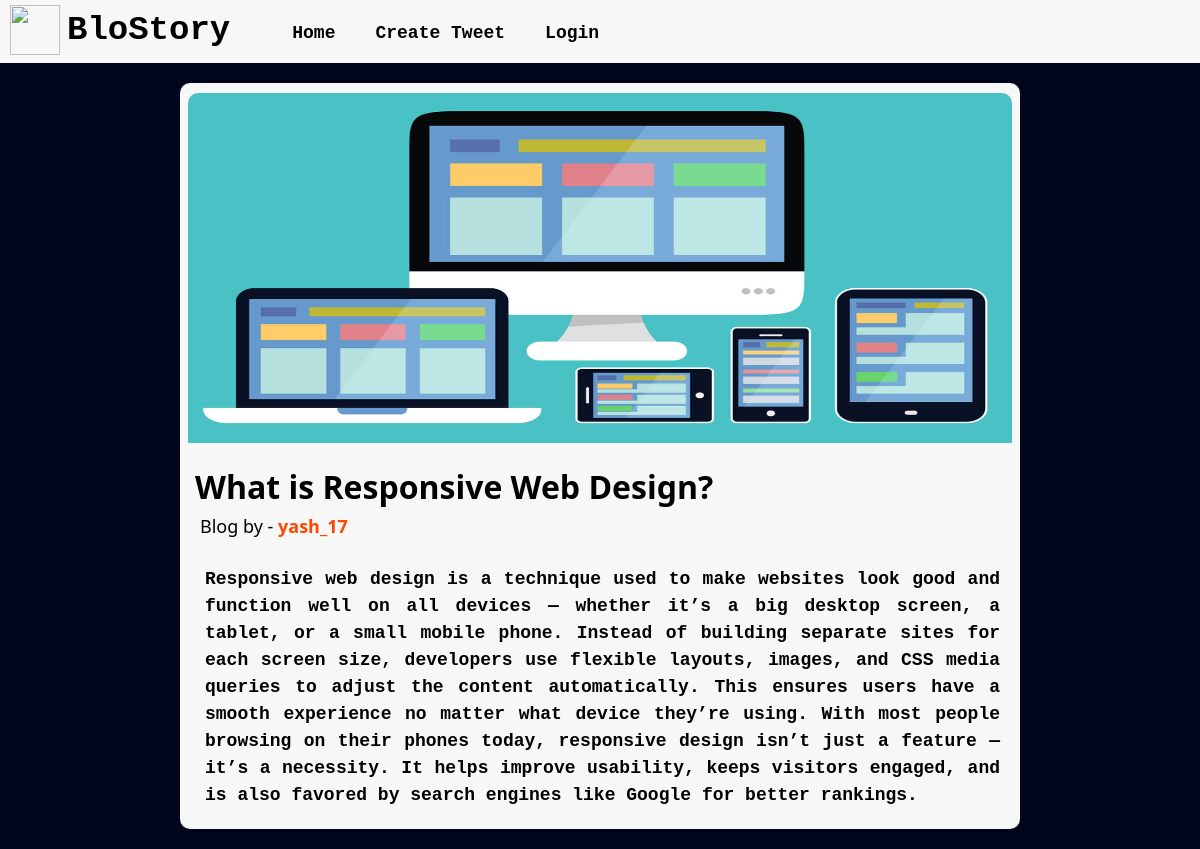
/tweet/3/see-tweet/, run on the app's committed database.
### tweet/models.py (models this page shows, shortened)
class BlogPost(models.Model):
    user = models.ForeignKey(User, on_delete=models.CASCADE)
    title = models.CharField(blank=True, max_length=20, null=True)
    text = models.TextField(blank=True, null=True)
    image = models.ImageField(upload_to="photos/", blank=True, null=True)
    create_at = models.DateTimeField(auto_now_add=True)
    update_at = models.DateTimeField(auto_now=True)

### tweet/views.py (the view)
# urls.py: path('<int:blogId>/see-tweet/', views.seeTweet, name="seeTweet"),
def seeTweet(request, blogId):
    blog = BlogPost.objects.get(id=blogId)
    return render(request, "see_tweet.html", {"blog":blog})

### tweet/templates/see_tweet.html (shortened to what this page needs)
{% extends 'layout.html' %}
{% block content %}
<div class="blogFullPost">
    <img class="blogImg" src="{{blog.image.url}}">
    <h2 class="blogTitle">{{blog.title}}</h2>
    <h3 class="blogAuthor">Blog by - <b style="color: orangered;">{{blog.user}}</b></h3>
    <p class="blogContent">{{blog.text}}</p>
</div>
{% endblock %}

### static/style.css (style rules this page uses)
body { background-color: rgb(1, 6, 29); }
h2 { font-family: 'Segoe UI', Tahoma, Geneva, Verdana, sans-serif; font-size: 32px; margin: 10px 0px 0px 10px; }
p { margin: 10px 0px 10px 15px; }

### static/tweet_style.css (style rules this page uses)
.blogFullPost { display: flex; flex-direction: column; justify-self: center; width:70%; height: fit-content; background-color: rgb(247, 247, 247); border-radius: 10px; align-items: center; margin: 20px; }
.blogImg { height: 350px; width: 98%; margin: 10px 0px 5px 0px; border-radius: 10px 10px 0px 0px; }
.blogTitle { font-size: 32px; font-family: 'Segoe UI', Tahoma, Geneva, Verdana, sans-serif; font-weight: 700; color: black; padding: 10px; text-align: left; width: 100%; }
.blogAuthor { font-size: 18px; font-family: 'Segoe UI', Tahoma, Geneva, Verdana, sans-serif; font-weight: 500; color: black; padding-left: 20px; text-align: left; width: 100%; }
.blogContent { font-size: 18px; font-family: 'Courier New', Courier, monospace; font-weight: 700; color: black; padding: 10px; margin-right: 10px; text-align: justify; }

### data on the page
BlogPost: image (picture), title "What is Responsive Web Design?", user "yash_17", text "Responsive web design is a technique used to make websites look good and function well on all devices — whether it’s a big desktop screen, a tablet, or a small mobile phone. Instead of building separate sites for each screen size, developers use flexible layouts, images, and CSS media queries to adjust the content automatically. This ensures users have a smooth experience no matter what device they’re using. With most people browsing on their phones today, responsive design isn’t just a feature — it’s a necessity. It helps improve usability, keeps visitors engaged, and is also favored by search engines like Google for better rankings."
